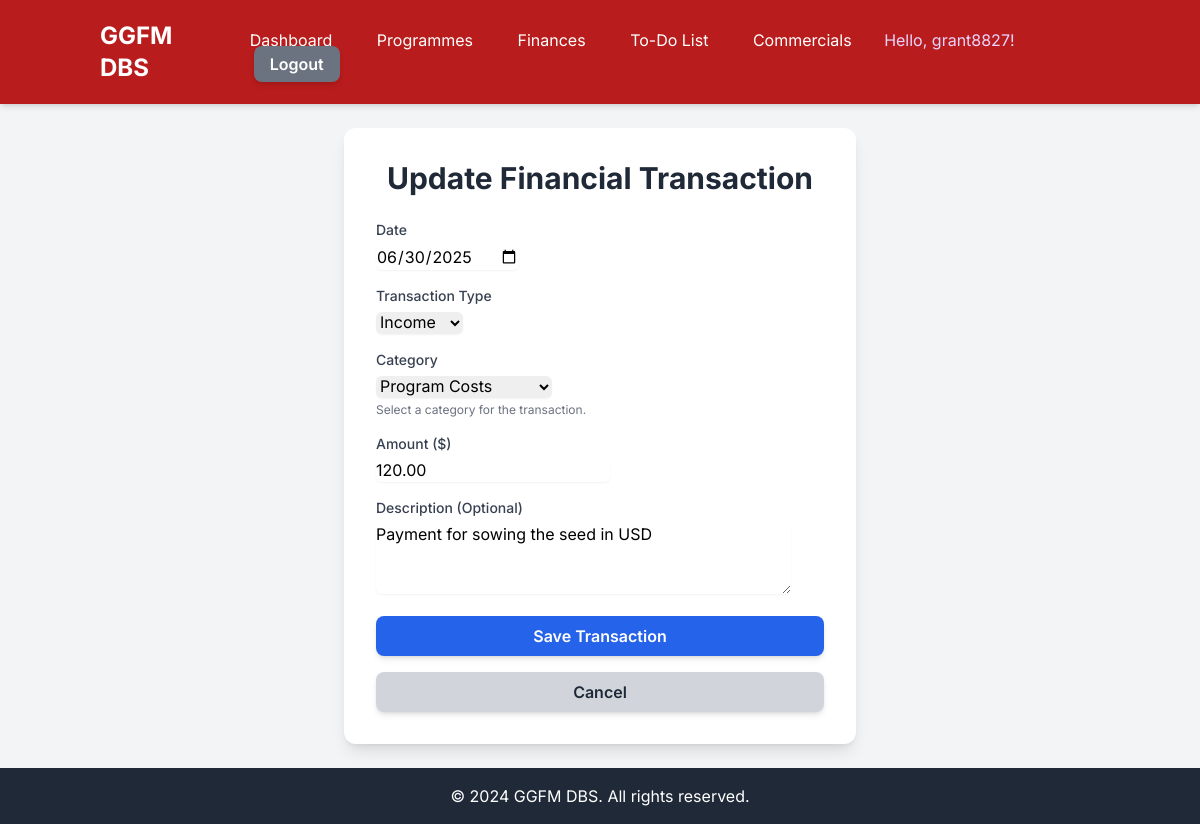
The app's page /ggfm/finances/1/edit/ (signed in) with its own data.
### ggfm_dbs/models.py (models this page shows, shortened)
class FinancialTransaction(models.Model):
    TRANSACTION_TYPES = (
        ('income', 'Income'),
        ('expense', 'Expense'),
    )
    INCOME_CATEGORIES = (
        ('donations', 'Donations'),
        ('grants', 'Grants'),
        ('sponsorships', 'Sponsorships'),
        ('event_revenue', 'Event Revenue'),
        ('other_income', 'Other Income'),
    )
    EXPENSE_CATEGORIES = (
        ('salaries', 'Salaries'),
        ('utilities', 'Utilities'),
        ('rent_facilities', 'Rent/Facilities'),
        ('program_costs', 'Program Costs'),
        ('marketing', 'Marketing'),
        ('equipment', 'Equipment'),
        ('admin_costs', 'Administrative Costs'),
        ('other_expense', 'Other Expense'),
    )
    date = models.DateField()
    type = models.CharField(max_length=10, choices=TRANSACTION_TYPES)
    category = models.CharField(max_length=50,
                                choices=INCOME_CATEGORIES + EXPENSE_CATEGORIES,
                                help_text="Select a category for the transaction.")
    amount = models.DecimalField(max_digits=10, decimal_places=2)
    description = models.TextField(blank=True, null=True)
    recorded_by = models.ForeignKey(User, on_delete=models.SET_NULL, null=True, blank=True)
    created_at = models.DateTimeField(auto_now_add=True)
    updated_at = models.DateTimeField(auto_now=True)
    class Meta:
        ordering = ['-date', '-created_at'] # Order by date descending, then creation time
        verbose_name = "Financial Transaction"
        verbose_name_plural = "Financial Transactions"

### ggfm_dbs/views.py (the view)
# urls.py: path('finances/<int:pk>/edit/', views.financial_transaction_update_view, name='financial_transaction_update'),
@login_required
def financial_transaction_update_view(request, pk):
    transaction = get_object_or_404(FinancialTransaction, pk=pk)
    if request.method == 'POST':
        form = FinancialTransactionForm(request.POST, instance=transaction)
        if form.is_valid():
            form.save()
            success(request, 'Financial transaction updated successfully!')
            return redirect('financial_transaction_detail', pk=pk)
        else:
            for field, errors_list in form.errors.items():
                for err in errors_list:
                    error(request, f"{field}: {err}")
    else:
        form = FinancialTransactionForm(instance=transaction)
    return render(request, 'ggfm_dbs/financial_transaction_form.html', {'form': form, 'title': 'Update Financial Transaction'})

### ggfm_dbs/forms.py
class FinancialTransactionForm(forms.ModelForm):
    class Meta:
        model = FinancialTransaction
        fields = ['date', 'type', 'category', 'amount', 'description']
        widgets = {
            'date': forms.DateInput(attrs={'type': 'date', 'class': 'form-input rounded-md shadow-sm'}),
            'type': forms.Select(attrs={'class': 'form-select rounded-md shadow-sm'}),
            'category': forms.Select(attrs={'class': 'form-select rounded-md shadow-sm'}),
            'amount': forms.NumberInput(attrs={'class': 'form-input rounded-md shadow-sm', 'step': '0.01'}),
            'description': forms.Textarea(attrs={'rows': 3, 'class': 'form-textarea rounded-md shadow-sm'}),
        }
        labels = {
            'date': 'Date',
            'type': 'Transaction Type',
            'category': 'Category',
            'amount': 'Amount ($)',
            'description': 'Description (Optional)',
        }

### ggfm_dbs/templates/ggfm_dbs/financial_transaction_form.html (shortened to what this page needs)
{% extends 'base.html' %}
{% block content %}
<div class="flex items-center justify-center min-h-screen-minus-nav-footer">
    <div class="bg-white p-8 rounded-xl shadow-lg w-full max-w-lg">
        <h2 class="text-3xl font-bold text-center text-gray-800 mb-6">{{ title }}</h2>
        <form method="post" class="space-y-4">
            {% for field in form %}
                <div>
                    <label for="{{ field.id_for_label }}" class="block text-sm font-medium text-gray-700 mb-1">
                        {{ field.label }}
                    </label>
                    {{ field }}
                    {% if field.help_text %}
                        <p class="text-xs text-gray-500 mt-1">{{ field.help_text }}</p>
                    {% endif %}
                </div>
            {% endfor %}
            <button type="submit"
                    class="w-full bg-blue-600 hover:bg-blue-700 text-white font-semibold py-2 px-4 rounded-lg shadow-md transition duration-300 ease-in-out transform hover:scale-105 focus:outline-none focus:ring-2 focus:ring-blue-500 focus:ring-opacity-75">
                Save Transaction
            </button>
            <a href="{% url 'financial_transaction_list' %}"
               class="block w-full text-center bg-gray-300 hover:bg-gray-400 text-gray-800 font-semibold py-2 px-4 rounded-lg shadow-md transition duration-300 ease-in-out transform hover:scale-105 mt-2">
                Cancel
            </a>
        </form>
    </div>
</div>
{% endblock %}

### templates/base.html (shortened to what this page needs)
<!DOCTYPE html>
<html lang="en">
<head>
        {% load static %}
    <script src="https://cdn.tailwindcss.com"></script>
</head>
<body class="flex flex-col min-h-screen">
    <nav class="bg-red-700 p-4 shadow-md">
        <div class="container mx-auto flex justify-between items-center">
            <a href="{% url 'home' %}" class="text-white text-2xl font-bold rounded-md px-3 py-1 hover:text-red-700 hover:bg-purple-100 transition-colors">
                GGFM DBS
            </a>
            <div class="space-x-4">
                {% if user.is_authenticated %}
                    <a href="{% url 'dashboard' %}" class="text-white hover:text-red-700 rounded-md px-3 py-1 hover:bg-purple-100 transition-colors">Dashboard</a>
                    <a href="{% url 'programme_list' %}" class="text-white hover:text-red-700 rounded-md px-3 py-1 hover:bg-purple-100 transition-colors">Programmes</a>
                    <a href="{% url 'financial_transaction_list' %}" class="text-white hover:text-red-700 rounded-md px-3 py-1 hover:bg-purple-100 transition-colors">Finances</a>
                    <a href="{% url 'todo_list' %}" class="text-white hover:text-red-700 rounded-md px-3 py-1 hover:bg-purple-100 transition-colors">To-Do List</a>
                    <a href="{% url 'commercial_list' %}" class="text-white hover:text-red-700 rounded-md px-3 py-1 hover:bg-purple-100 transition-colors">Commercials</a>
                    <span class="text-purple-200">Hello, {{ user.username }}!</span>
                    <a href="{% url 'logout' %}" class="bg-gray-500 hover:bg-red-600 text-white mt-[10px] font-semibold py-2 px-4 rounded-lg shadow-md transition duration-300 ease-in-out transform hover:scale-105">Logout</a>
                {% endif %}
            </div>
        </div>
    </nav>
    <main class="flex-grow container mx-auto p-6">
        {% block content %}
        {% endblock %}
    </main>
    <footer class="bg-gray-800 text-white p-4 text-center mt-auto">
        <div class="container mx-auto">
            &copy; 2024 GGFM DBS. All rights reserved.
        </div>
    </footer>
</body>
</html>

### templates/base.html (style rules this page uses)
body { font-family: 'Inter', sans-serif; background-color: #f3f4f6; min-height: 100vh; display: flex; flex-direction: column; }

### records on screen
FinancialTransaction: form "06/30/2025" "Income" "Program Costs" "120.00" "Payment for sowing the seed in USD"

### other values on screen
{{ user.username }} "grant8827"
{{ title }} "Update Financial Transaction"
{{ field.label }} "Date" "Transaction Type" "Category" "Amount ($)" "Description (Optional)"
{{ field.help_text }} "Select a category for the transaction."
